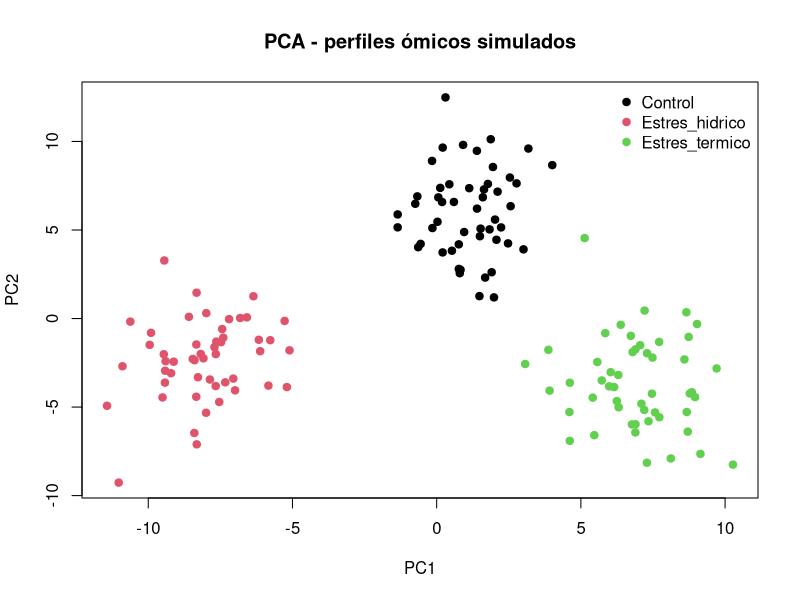

Reproduce this figure in R.
# ---------------------------------------------------------------------
# 06_Multivariado_y_Omicas
# PCA para datos transcriptómicos/metabolómicos de gran dimensión
# ---------------------------------------------------------------------

set.seed(1001)

# Matriz grande simulada: 150 muestras x 2000 variables
n_muestras <- 150
n_vars <- 2000

grupo <- factor(rep(c("Control", "Estres_hidrico", "Estres_termico"), each = 50))
X <- matrix(rnorm(n_muestras * n_vars, mean = 0, sd = 1), nrow = n_muestras, ncol = n_vars)

# Insertamos señal en un subconjunto de variables para emular biomarcadores
X[grupo == "Estres_hidrico", 1:80] <- X[grupo == "Estres_hidrico", 1:80] + 1.2
X[grupo == "Estres_termico", 81:160] <- X[grupo == "Estres_termico", 81:160] + 1.0

# Escalado eficiente y PCA por SVD truncada (prcomp)
pca <- prcomp(X, center = TRUE, scale. = TRUE)

var_exp <- (pca$sdev^2) / sum(pca$sdev^2)
cat("\n--- PCA para matrices ómicas grandes ---\n")
cat("Varianza explicada PC1-PC5:\n")
print(round(var_exp[1:5], 4))

# Visualización base (primeras dos componentes)
plot(pca$x[, 1], pca$x[, 2],
     col = as.integer(grupo), pch = 19,
     xlab = "PC1", ylab = "PC2",
     main = "PCA - perfiles ómicos simulados")
legend("topright", legend = levels(grupo), col = 1:3, pch = 19, bty = "n")
